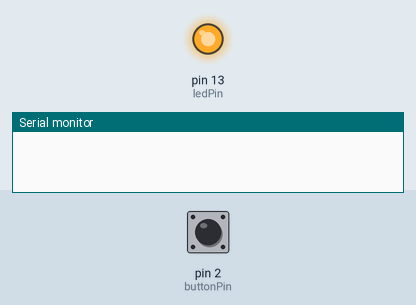
Bench run of a sketch on a simulated Arduino Uno, built with avr-gcc and run on an emulated ATmega328P. Shown: output pins drawn as LEDs (lit = HIGH), the last lines printed to the serial monitor. The inputs (shaded band) are chosen by the test bench; at power-on: pin 2 (buttonPin) HIGH. Random numbers use the default seed unless the sketch sets one.

Above: at 3.9 s.
4.0 s: pin 2 (buttonPin) pulled LOW for 0.15 s
At 4.7 s:
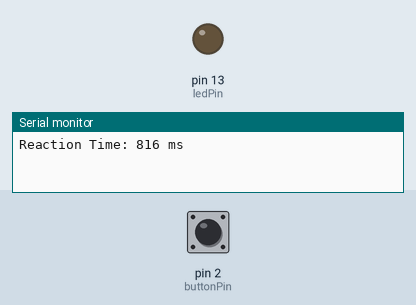
5.6 s: pin 2 (buttonPin) pulled LOW for 3.2 s
11.8 s: pin 2 (buttonPin) pulled LOW for 1 s
At 17.6 s:
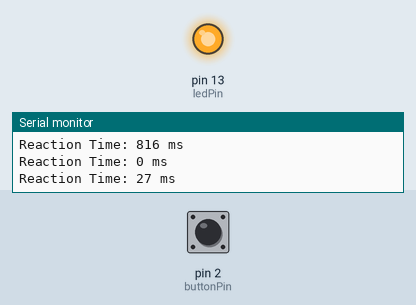
Timing chart, 0 to 19.1 s (numbered marks = the images above; inputs shaded):
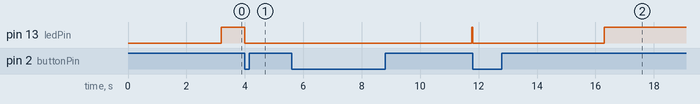

The sketch:

question_3_build_a_reaction_time_tester1.ino
```cpp
// C++ code
//GANGA SINGH
//Question 3 — Build a reaction time tester

int ledPin = 13;
int buttonPin = 2;

unsigned long startTime;

void setup() {
  pinMode(ledPin, OUTPUT);
  pinMode(buttonPin, INPUT_PULLUP);
  Serial.begin(9600);

  randomSeed(analogRead(A0));
}

void loop() {

  // Wait random time (2–5 sec)
  int waitTime = random(2000, 5000);
  delay(waitTime);

  // Turn LED ON and start timer
  digitalWrite(ledPin, HIGH);
  startTime = millis();

  // Wait until button is pressed
  while (digitalRead(buttonPin) == HIGH);

  // Calculate reaction time
  unsigned long reactionTime = millis() - startTime;

  // Print result
  Serial.print("Reaction Time: ");
  Serial.print(reactionTime);
  Serial.println(" ms");

  // Reset
  digitalWrite(ledPin, LOW);
  delay(1000);
}
```

Measured:
- after the input at 4.0 s, pin 13 (ledPin): HIGH → LOW at once
- after the input at 11.8 s, pin 13 (ledPin): HIGH → LOW at once, → HIGH 4.5 s later
